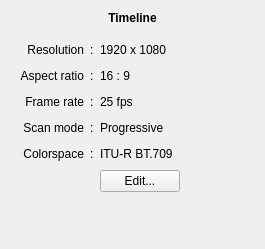
<?xml version="1.0" encoding="UTF-8"?>
<ui version="4.0">
 <class>TimelinePropertiesWidget</class>
 <widget class="QWidget" name="TimelinePropertiesWidget">
  <property name="geometry">
   <rect>
    <x>0</x>
    <y>0</y>
    <width>265</width>
    <height>249</height>
   </rect>
  </property>
  <property name="windowTitle">
   <string>Form</string>
  </property>
  <layout class="QVBoxLayout" name="verticalLayout">
   <item>
    <widget class="QLabel" name="nameLabel">
     <property name="font">
      <font>
       <weight>75</weight>
       <bold>true</bold>
      </font>
     </property>
     <property name="text">
      <string>Timeline</string>
     </property>
     <property name="alignment">
      <set>Qt::AlignCenter</set>
     </property>
    </widget>
   </item>
   <item>
    <widget class="QWidget" name="widget" native="true">
     <layout class="QGridLayout" name="gridLayout">
      <item row="0" column="0">
       <widget class="QLabel" name="label_22">
        <property name="text">
         <string>Resolution</string>
        </property>
        <property name="alignment">
         <set>Qt::AlignRight|Qt::AlignTrailing|Qt::AlignVCenter</set>
        </property>
       </widget>
      </item>
      <item row="1" column="3">
       <layout class="QHBoxLayout" name="horizontalLayout_8">
        <item>
         <widget class="QLabel" name="aspectRatioLabel">
          <property name="text">
           <string notr="true">16 : 9</string>
          </property>
         </widget>
        </item>
        <item>
         <spacer name="horizontalSpacer_8">
          <property name="orientation">
           <enum>Qt::Horizontal</enum>
          </property>
          <property name="sizeHint" stdset="0">
           <size>
            <width>40</width>
            <height>20</height>
           </size>
          </property>
         </spacer>
        </item>
       </layout>
      </item>
      <item row="3" column="1">
       <widget class="QLabel" name="label_5">
        <property name="text">
         <string>:</string>
        </property>
       </widget>
      </item>
      <item row="4" column="3">
       <layout class="QHBoxLayout" name="horizontalLayout_2">
        <item>
         <widget class="QLabel" name="colorspaceLabel">
          <property name="text">
           <string notr="true">ITU-R BT.709</string>
          </property>
         </widget>
        </item>
        <item>
         <spacer name="horizontalSpacer">
          <property name="orientation">
           <enum>Qt::Horizontal</enum>
          </property>
          <property name="sizeHint" stdset="0">
           <size>
            <width>40</width>
            <height>20</height>
           </size>
          </property>
         </spacer>
        </item>
       </layout>
      </item>
      <item row="2" column="0">
       <widget class="QLabel" name="label_10">
        <property name="text">
         <string>Frame rate</string>
        </property>
        <property name="alignment">
         <set>Qt::AlignRight|Qt::AlignTrailing|Qt::AlignVCenter</set>
        </property>
       </widget>
      </item>
      <item row="1" column="1">
       <widget class="QLabel" name="label_3">
        <property name="text">
         <string>:</string>
        </property>
       </widget>
      </item>
      <item row="3" column="3">
       <layout class="QHBoxLayout" name="horizontalLayout_9">
        <item>
         <widget class="QLabel" name="scanModeLabel">
          <property name="text">
           <string notr="true">Progressive</string>
          </property>
         </widget>
        </item>
        <item>
         <spacer name="horizontalSpacer_9">
          <property name="orientation">
           <enum>Qt::Horizontal</enum>
          </property>
          <property name="sizeHint" stdset="0">
           <size>
            <width>40</width>
            <height>20</height>
           </size>
          </property>
         </spacer>
        </item>
       </layout>
      </item>
      <item row="2" column="3">
       <layout class="QHBoxLayout" name="horizontalLayout_16">
        <item>
         <widget class="QLabel" name="frameRateLabel">
          <property name="text">
           <string notr="true">25 fps</string>
          </property>
         </widget>
        </item>
        <item>
         <spacer name="horizontalSpacer_16">
          <property name="orientation">
           <enum>Qt::Horizontal</enum>
          </property>
          <property name="sizeHint" stdset="0">
           <size>
            <width>40</width>
            <height>20</height>
           </size>
          </property>
         </spacer>
        </item>
       </layout>
      </item>
      <item row="1" column="0">
       <widget class="QLabel" name="label_13">
        <property name="text">
         <string>Aspect ratio</string>
        </property>
        <property name="alignment">
         <set>Qt::AlignRight|Qt::AlignTrailing|Qt::AlignVCenter</set>
        </property>
       </widget>
      </item>
      <item row="4" column="1">
       <widget class="QLabel" name="label_6">
        <property name="text">
         <string>:</string>
        </property>
       </widget>
      </item>
      <item row="2" column="1">
       <widget class="QLabel" name="label_4">
        <property name="text">
         <string>:</string>
        </property>
       </widget>
      </item>
      <item row="4" column="0">
       <widget class="QLabel" name="label_2">
        <property name="text">
         <string>Colorspace</string>
        </property>
        <property name="alignment">
         <set>Qt::AlignRight|Qt::AlignTrailing|Qt::AlignVCenter</set>
        </property>
       </widget>
      </item>
      <item row="0" column="3">
       <layout class="QHBoxLayout" name="horizontalLayout_7">
        <item>
         <widget class="QLabel" name="resolutionLabel">
          <property name="text">
           <string notr="true">1920 x 1080</string>
          </property>
         </widget>
        </item>
        <item>
         <spacer name="horizontalSpacer_7">
          <property name="orientation">
           <enum>Qt::Horizontal</enum>
          </property>
          <property name="sizeHint" stdset="0">
           <size>
            <width>40</width>
            <height>20</height>
           </size>
          </property>
         </spacer>
        </item>
       </layout>
      </item>
      <item row="3" column="0">
       <widget class="QLabel" name="label_14">
        <property name="text">
         <string>Scan mode</string>
        </property>
        <property name="alignment">
         <set>Qt::AlignRight|Qt::AlignTrailing|Qt::AlignVCenter</set>
        </property>
       </widget>
      </item>
      <item row="0" column="1">
       <widget class="QLabel" name="label">
        <property name="text">
         <string>:</string>
        </property>
       </widget>
      </item>
      <item row="5" column="3">
       <layout class="QHBoxLayout" name="horizontalLayout">
        <item>
         <widget class="QPushButton" name="editButton">
          <property name="text">
           <string>Edit...</string>
          </property>
         </widget>
        </item>
        <item>
         <spacer name="horizontalSpacer_2">
          <property name="orientation">
           <enum>Qt::Horizontal</enum>
          </property>
          <property name="sizeHint" stdset="0">
           <size>
            <width>40</width>
            <height>20</height>
           </size>
          </property>
         </spacer>
        </item>
       </layout>
      </item>
     </layout>
    </widget>
   </item>
   <item>
    <spacer name="verticalSpacer_2">
     <property name="orientation">
      <enum>Qt::Vertical</enum>
     </property>
     <property name="sizeHint" stdset="0">
      <size>
       <width>20</width>
       <height>40</height>
      </size>
     </property>
    </spacer>
   </item>
  </layout>
 </widget>
 <resources/>
 <connections/>
</ui>
